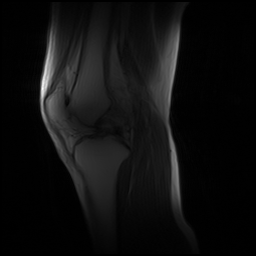
#> input picture 00005-dd5595a4.png, 256 x 256 px
$ python clahe_laplacian_bilateralFilter.py   (older library calls are emulated)
#> lines starting #> are read from the running program, lines starting #| are printed output that depends on the picture
import cv2
import numpy as np
import matplotlib.pyplot as plt
import os

# Указание пути для сохранения
save_path = './clahe_laplacian_bilateralFilter/'
# Создание директории, если она не существует
os.makedirs(os.path.dirname(save_path), exist_ok=True)

# Шаг 1: Загрузка изображения в градациях серого
img = cv2.imread('00005-dd5595a4.png', 0)
#> img is the input picture: shape (256, 256); min 0, max 255, mean 15.1

# Шаг 2: Применение билатерального фильтра для удаления шума
denoised_img = cv2.bilateralFilter(img, d=9, sigmaColor=75, sigmaSpace=75)

# Шаг 3: Применение CLAHE для выравнивания гистограммы
clahe = cv2.createCLAHE(clipLimit=2.0, tileGridSize=(8, 8))
equalized_img = clahe.apply(denoised_img)
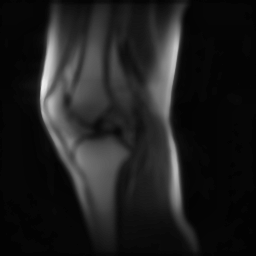
#> equalized_img: shape (256, 256); min 1, max 238, mean 30

# Шаг 4: Усиление краев с использованием оператора Лапласа
laplacian = cv2.Laplacian(equalized_img, cv2.CV_64F)
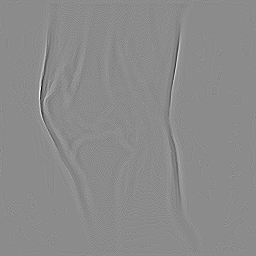
#> laplacian: shape (256, 256) float64; min -104, max 86, mean 0; drawn with min black and max white
laplacian_abs = cv2.convertScaleAbs(laplacian)  # Преобразование обратно в 8-битное изображение
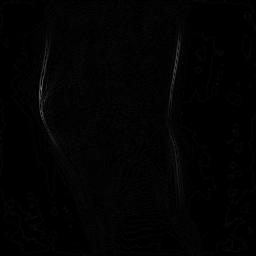
#> laplacian_abs: shape (256, 256); min 0, max 104, mean 2.4

# Совмещаем изображение с его границами для усиления контуров
edges_image = cv2.addWeighted(equalized_img, 1.0, laplacian_abs, 0.5, 0)

# Шаг 5: Отображение оригинального и обработанных изображений
cv2.imshow('Original Image', img)
cv2.imshow('Denoised Image (Bilateral Filter)', denoised_img)
cv2.imshow('Equalized Image (CLAHE)', equalized_img)
cv2.imshow('Laplacian Edges', edges_image)
cv2.waitKey(0)
cv2.destroyAllWindows()

# Шаг 6: Сохранение изображений
cv2.imwrite(save_path + '/denoised_image.png', denoised_img)
cv2.imwrite(save_path + '/equalized_image_clahe.png', equalized_img)
cv2.imwrite(save_path + '/edges_image.png', edges_image)

$ run again, with 00002-dd559589.png copied over 00005-dd5595a4.png
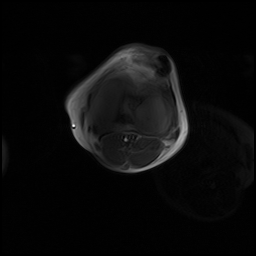
#> input picture 00002-dd559589.png, 256 x 256 px
#> img is the input picture: shape (256, 256); min 0, max 255, mean 10.6
#> `laplacian = cv2.Laplacian(equalized_img, cv2.CV_64F)`:
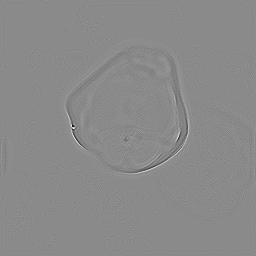
#> laplacian: shape (256, 256) float64; min -122, max 103, mean 0; drawn with min black and max white
#> `laplacian_abs = cv2.convertScaleAbs(laplacian)`:
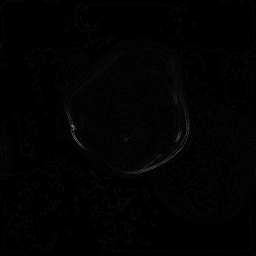
#> laplacian_abs: shape (256, 256); min 0, max 122, mean 2.1
